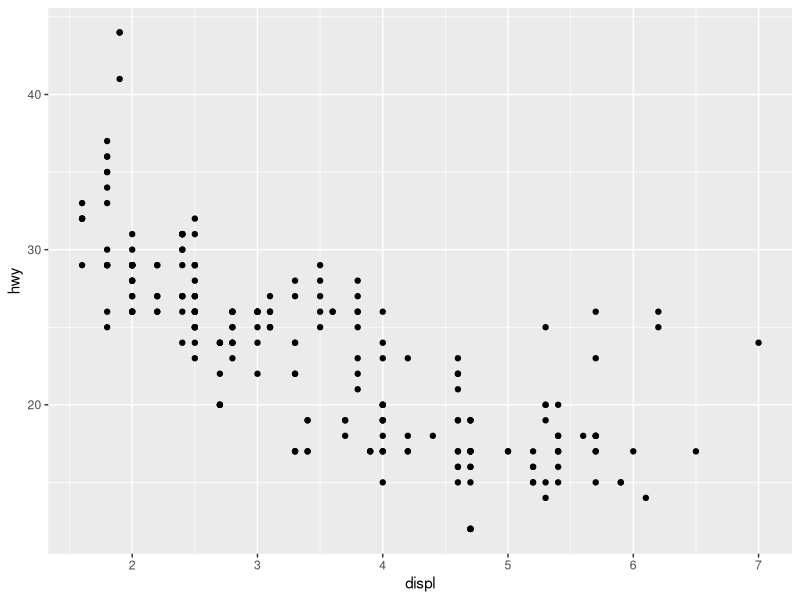
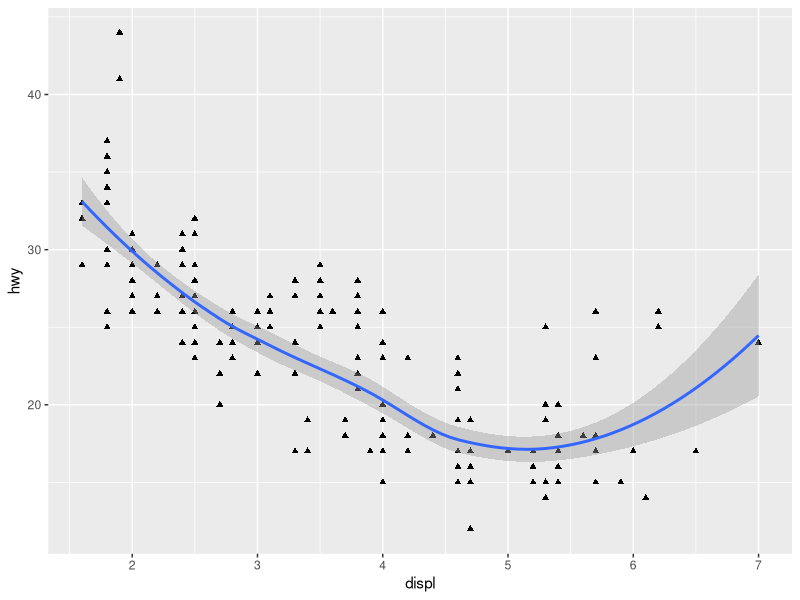
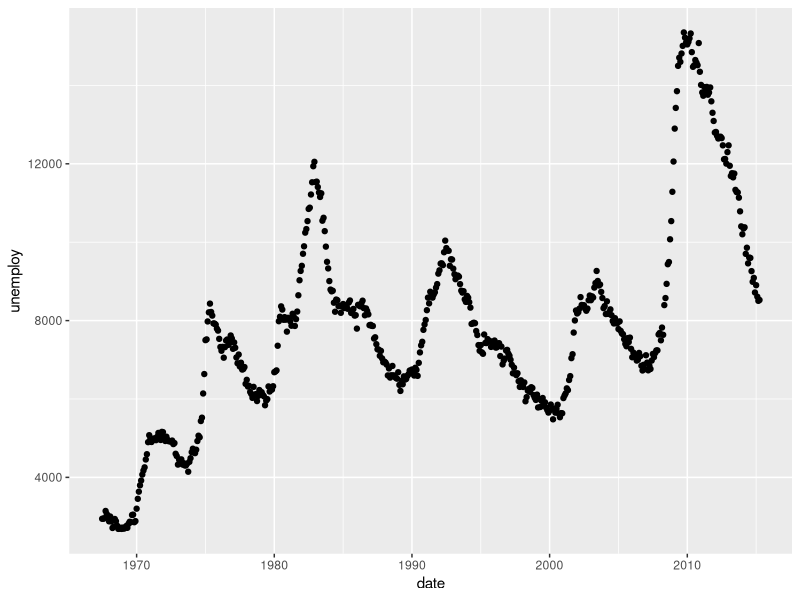
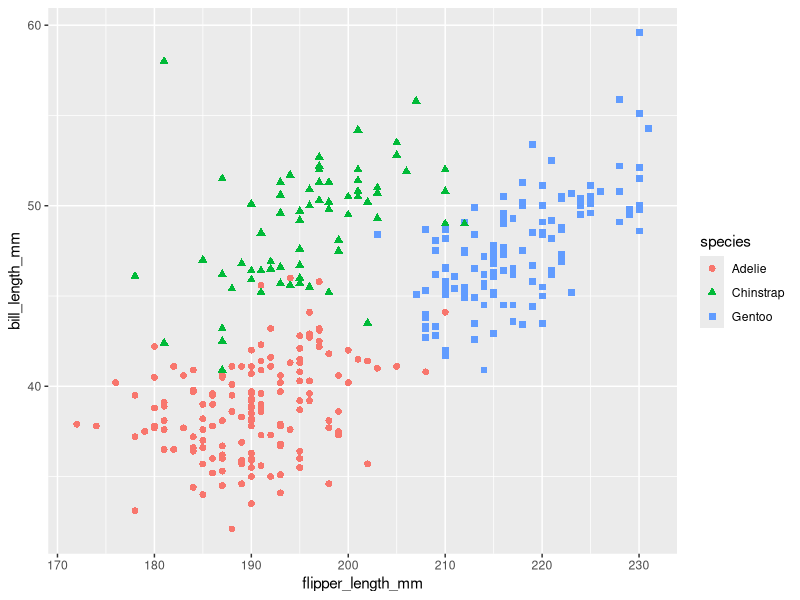
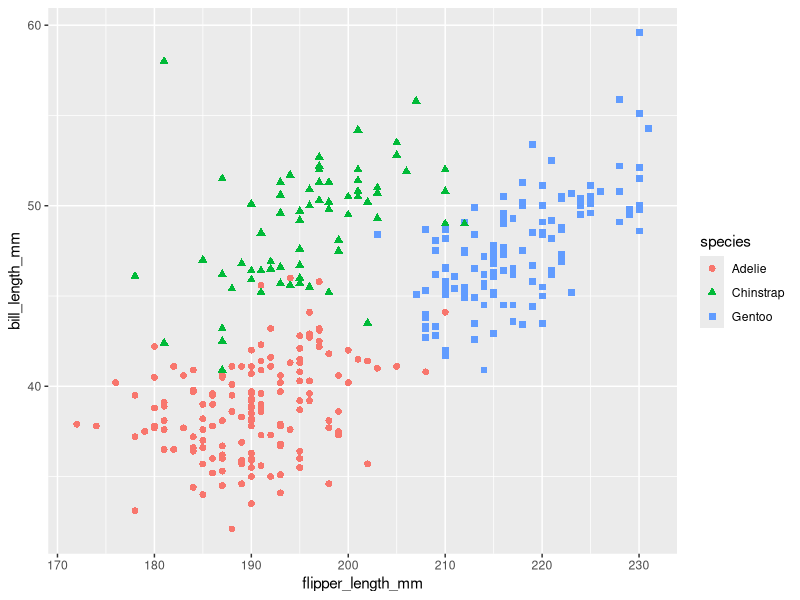
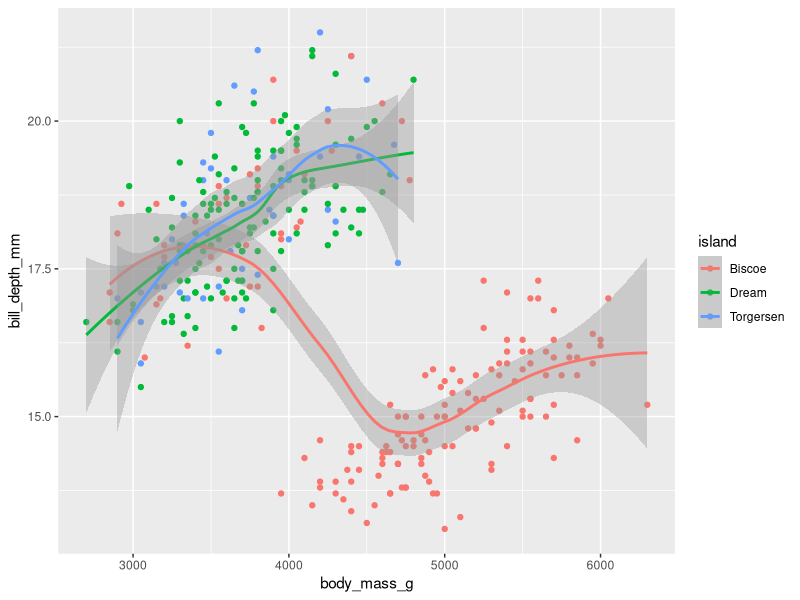
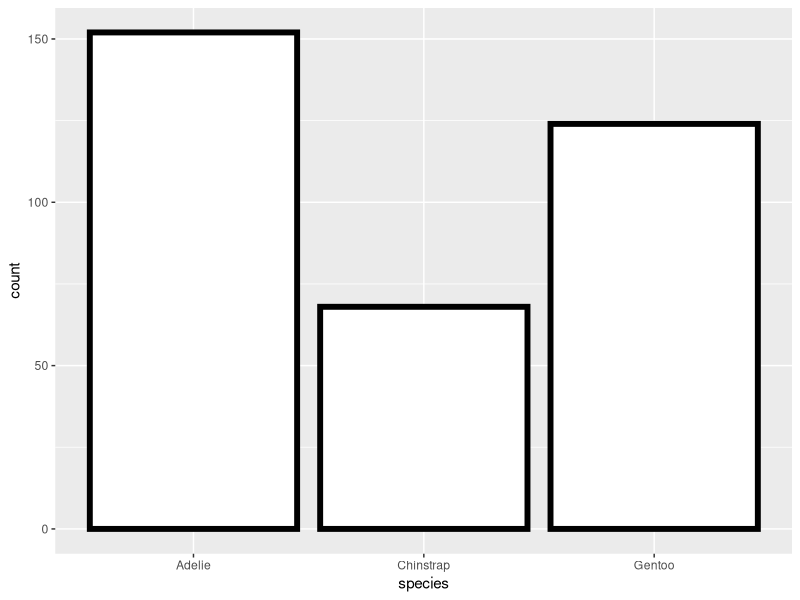
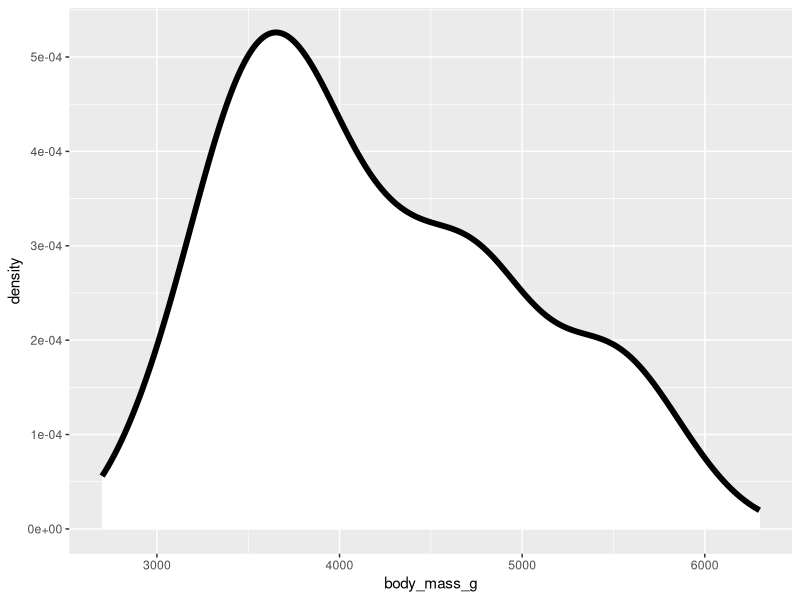

Recreate these plots in R, in order.
## ---- chunk 1
#| message: false

library(tidyverse)
ggplot(mpg, aes(x = displ, y = hwy)) +
  geom_point() 
## ---- chunk 2
#| message: false

ggplot(mpg, aes(x = displ, y = hwy)) + 
  geom_point(shape = "triangle") +
  geom_smooth()
## ---- chunk 3
ggplot(economics, aes(x = date, y = unemploy)) +
  geom_point()
## ---- chunk 4
#| echo: false
#| message: false
#| warning: false

# install.packages(palmerpenguins)
library(palmerpenguins)
ggplot(penguins, aes(x = flipper_length_mm, y = bill_length_mm,
                     color = species, shape = species)) +
  geom_point(size = 2)
## ---- chunk 5
#| comment: "#>"
#| collapse: true

# Extra pane > Packages tab > Install button > palmerpenguins > Install
# Or, in console: install.packages(palmerpenguins)

library(palmerpenguins)
## ---- chunk 6
#| comment: "#>"
#| collapse: true
#| warning: false

ggplot(penguins, aes(x = flipper_length_mm, y = bill_length_mm,
                     color = species, shape = species)) +
  geom_point(size = 2)
## ---- chunk 7
#| message: false
#| warning: false

ggplot(penguins, aes(x = body_mass_g, y = bill_depth_mm, color = island)) + 
  geom_point() +
  geom_smooth()
## ---- chunk 8
#| message: false
library(tidyverse)
library(palmerpenguins)
ggplot(penguins, aes(x = species)) + 
  geom_bar(fill = "white", color = "black", linewidth = 2)
## ---- chunk 9
ggplot(penguins, aes(x = body_mass_g)) + 
  geom_density(linewidth = 2, fill = "white")
## ---- chunk 10
penguinsF <- penguins |> filter(sex == "female")
ggplot(penguinsF, aes(x = body_mass_g)) + 
  geom_density(linewidth = 2, fill = "white")
## ---- chunk 11
ggplot(penguins, aes(x = body_mass_g, y = species)) + geom_boxplot()
## ---- chunk 12
ggplot(penguins, aes(x = body_mass_g, color = sex)) + 
  geom_density(linewidth = 1)
## ---- chunk 13
ggplot(penguins, aes(x = species, y = island)) + 
  geom_jitter(width = 0.25, height = 0.25)
## ---- chunk 14
ggplot(mpg, aes(x = displ, y = hwy)) + geom_point()
## ---- chunk 15
ggplot(mpg, aes(x = displ, y = hwy)) + 
  geom_hline(yintercept = 25, color = "orange", linewidth = 1) +
  geom_point()
## ---- chunk 16
ggplot(mpg, aes(x = displ, y = hwy)) + 
  geom_hline(yintercept = 25, color = "orange", linewidth = 1) +
  geom_jitter()
